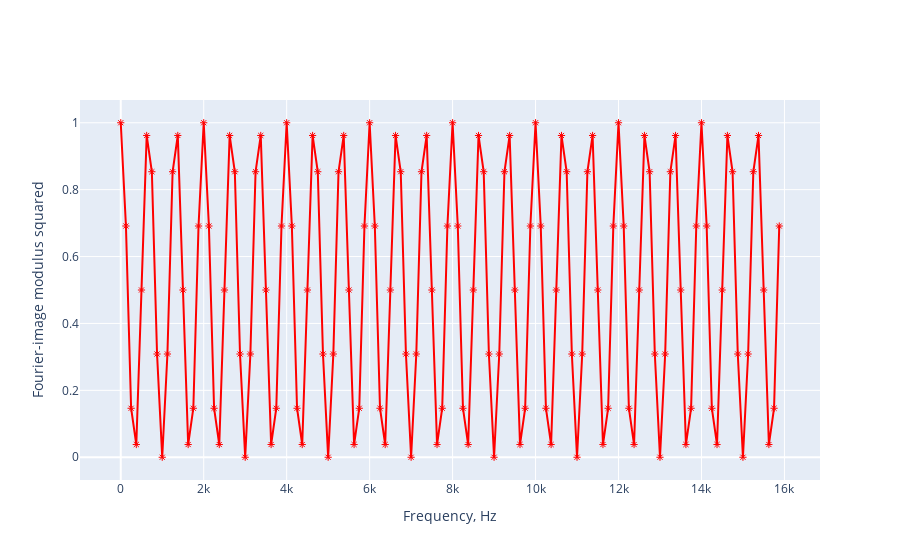
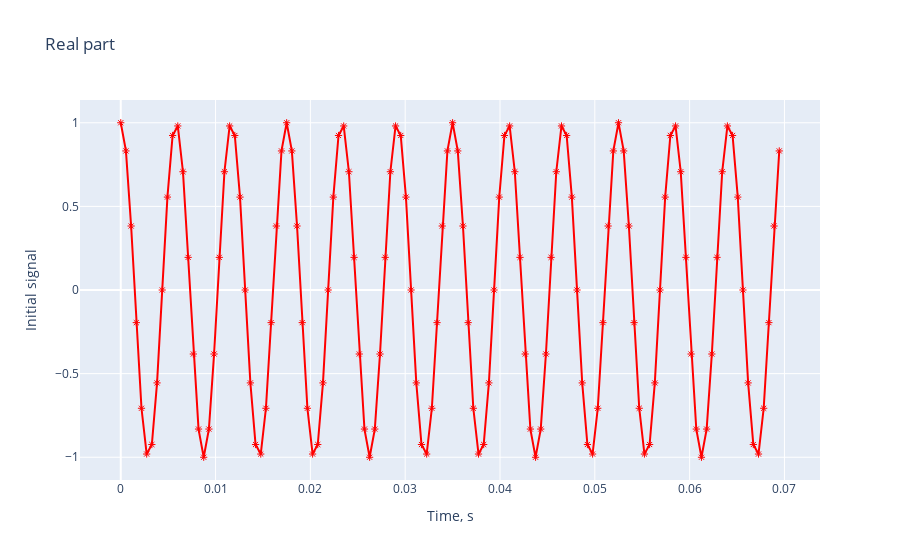
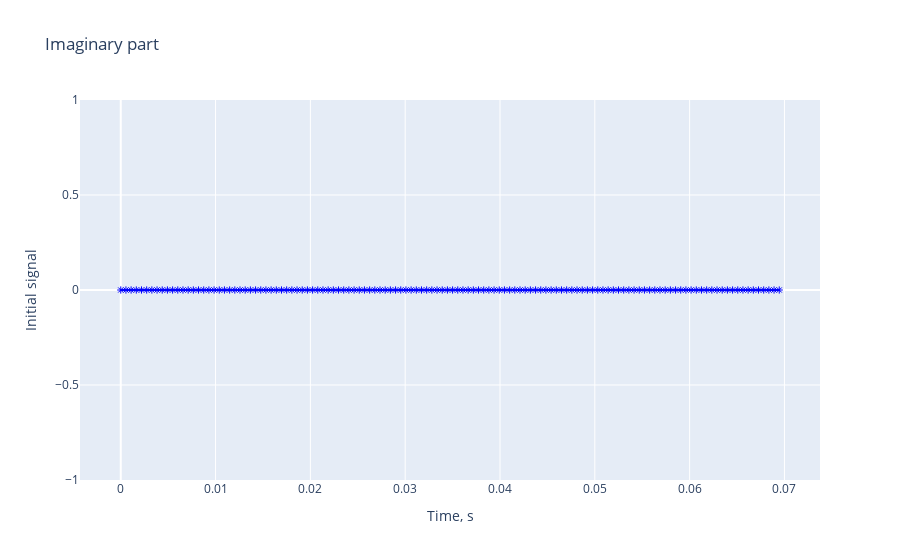
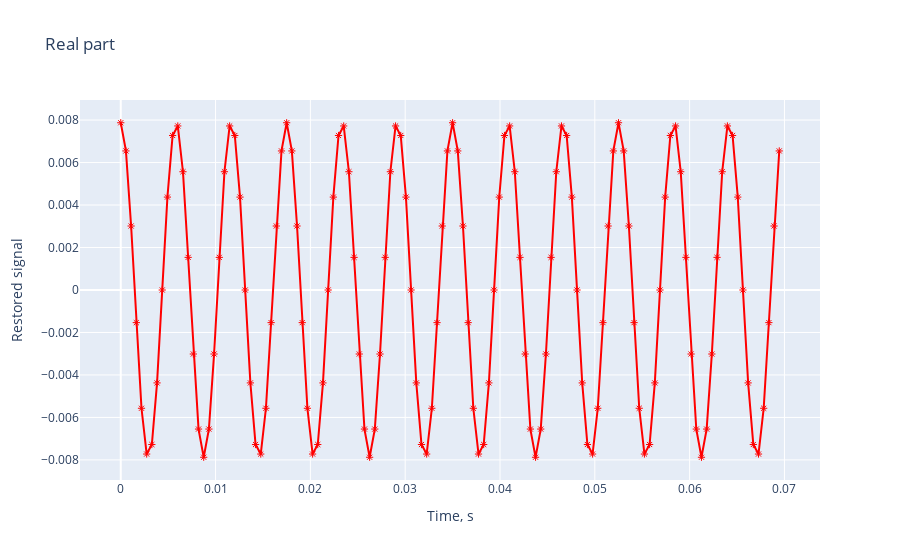

The notebook cell saved with these charts, in order:
### Code cell
discrete_transforms(t1, t2, N, True)
